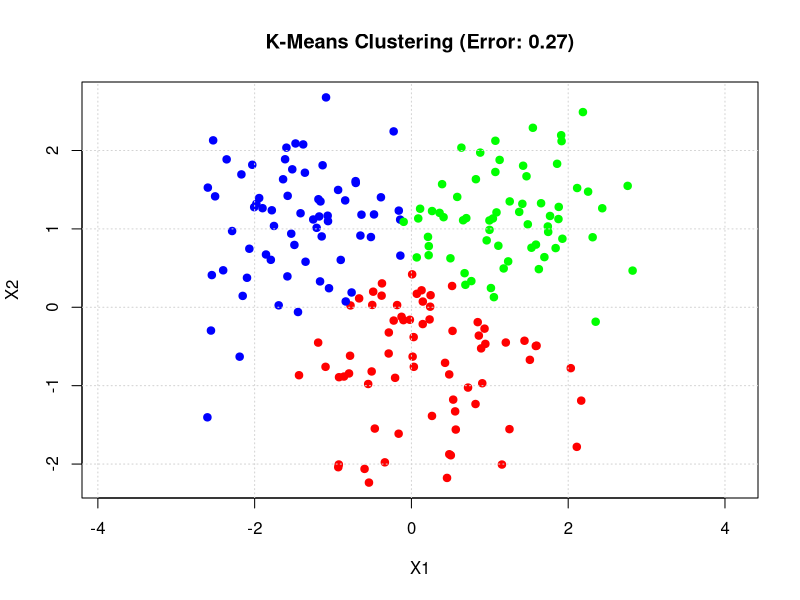
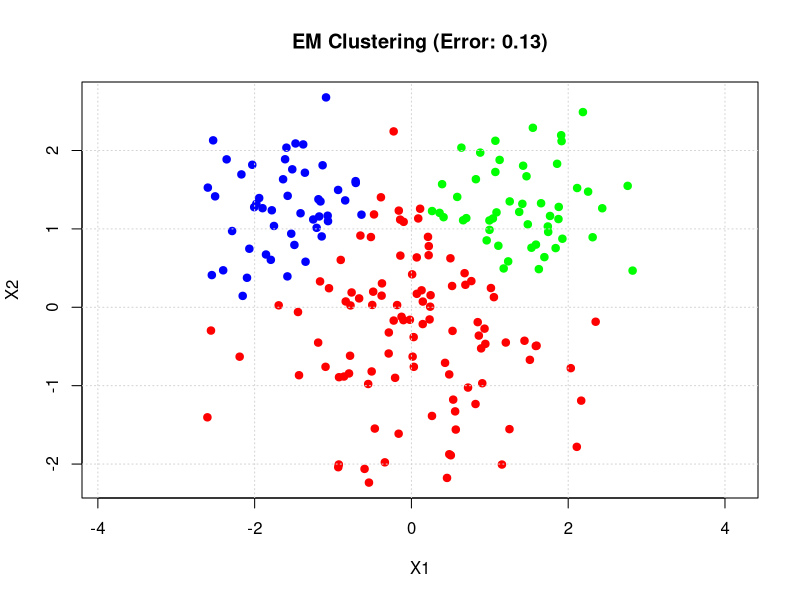

Write the R code that produced these figures, in order.
## ---- chunk 1
knitr::opts_chunk$set(echo = TRUE)
library(combinat)
library(mvtnorm)
## ---- chunk 2
set.seed(8888)
#1. data gen
# Parameters
true_weights <- c(0.6, 0.2, 0.2)
mu <- list(
  c(0, 0),
  c(-1.6, 1.4),
  c(1.6, 1.4)
)
sigma <- list(
  diag(1, 2),
  diag(0.25, 2),
  diag(0.25, 2)
)

n <- 200

# Function to generate data
generate_gmm_data <- function(n, weights, means, sigmas) {
  # Sample cluster assignments based on weights
  z <- sample(1:3, n, replace = TRUE, prob = weights)
  
  X <- matrix(0, nrow = n, ncol = 2)
  for (i in 1:n) {
    k <- z[i]
    X[i, ] <- rmvnorm(1, mean = means[[k]], sigma = sigmas[[k]])
  }
  
  return(list(X = X, labels = z))
}

data <- generate_gmm_data(n, true_weights, mu, sigma)
X <- data$X
true_labels <- data$labels

# Plot Setup
plot_clusters <- function(X, labels, title) {
  colors <- c("red", "blue", "green")
  plot(X, col = colors[labels], pch = 19, main = title, 
       xlab = "X1", ylab = "X2", asp = 1)
  grid()
}
#plot_clusters(X, true_labels, "True Cluster Assignments")
## ---- chunk 3
# Since K-means/EM are unsupervised, Cluster 1 might assume the ID "2".
# We must permute predicted labels to match ground truth to minimize error.
get_best_match_error <- function(true_labs, pred_labs) {
  library(combinat) # For permn, or we hardcode the 6 permutations for 3 clusters
  
  perms <- list(
    c(1, 2, 3), c(1, 3, 2),
    c(2, 1, 3), c(2, 3, 1),
    c(3, 1, 2), c(3, 2, 1)
  )
  
  best_error <- 1.0
  best_mapping <- NULL
  
  for (p in perms) {
    # Map prediction k -> p[k]
    mapped_preds <- p[pred_labs]
    error <- mean(mapped_preds != true_labs)
    
    if (error < best_error) {
      best_error <- error
      best_mapping <- mapped_preds
    }
  }
  
  return(list(error = best_error, mapped_labels = best_mapping))
}
## ---- chunk 4
run_kmeans <- function(X, K = 3, max_iter = 100) {
  n <- nrow(X)
  centroids <- X[sample(1:n, K), ] #sample RANDOMIZES the points.
  assignments <- rep(0, n)
  
  for (iter in 1:max_iter) {
    # Assignment Step
    dists <- matrix(0, n, K)
    for (k in 1:K) {
      # Squared Euclidean distance
      dists[, k] <- rowSums((sweep(X, 2, centroids[k, ])) ^ 2)
    }
    new_assignments <- apply(dists, 1, which.min)
    
    # Check convergence
    if (all(assignments == new_assignments)) break
    assignments <- new_assignments
    
    # Update Step
    for (k in 1:K) {
      if (sum(assignments == k) > 0) {
        centroids[k, ] <- colMeans(X[assignments == k, , drop = FALSE])
      }
    }
  }
  return(list(assignments = assignments, centroids = centroids))
}

km_res <- run_kmeans(X)
km_eval <- get_best_match_error(true_labels, km_res$assignments)
## ---- chunk 5
plot_clusters(X, km_eval$mapped_labels, paste0("K-Means Clustering (Error: ", round(km_eval$error, 3), ")"))
## ---- chunk 6

# Initialize EM parameters using K-means results
init_em <- function(X, km_assignments, K = 3) {
  w <- numeric(K)
  mu <- list()
  sigma <- list()
  
  for (k in 1:K) {
    mask <- (km_assignments == k)
    w[k] <- mean(mask) # Fraction of points in cluster k
    mu[[k]] <- colMeans(X[mask, , drop = FALSE])
    sigma[[k]] <- cov(X[mask, , drop = FALSE])
    
    # Regularize covariance to avoid singularity if cluster is too small
    if (sum(mask) < 2) sigma[[k]] <- diag(1, 2) 
  }
  return(list(w = w, mu = mu, sigma = sigma))
}

run_em <- function(X, init_params, K = 3, max_iter = 100, tol = 1e-6) {
  n <- nrow(X)
  w <- init_params$w
  mu <- init_params$mu
  sigma <- init_params$sigma
  
  log_lik_hist <- c()
  
  for (iter in 1:max_iter) {
    # --- E-Step ---
    # Calculate responsibilities gamma_ik
    gammas <- matrix(0, n, K)
    for (k in 1:K) {
      gammas[, k] <- w[k] * dmvnorm(X, mean = mu[[k]], sigma = sigma[[k]])
    }
    
    # Normalize rows to sum to 1
    row_sums <- rowSums(gammas)
    log_lik <- sum(log(row_sums)) # Track log likelihood
    gammas <- gammas / row_sums
    
    # Check convergence
    if (iter > 1 && abs(log_lik - tail(log_lik_hist, 1)) < tol) break
    log_lik_hist <- c(log_lik_hist, log_lik)
    
    # --- M-Step ---
    N_k <- colSums(gammas) # Effective number of points in each cluster
    
    for (k in 1:K) {
      # Update weights
      w[k] <- N_k[k] / n
      
      # Update means
      # Weighted sum of X
      mu[[k]] <- colSums(gammas[, k] * X) / N_k[k]
      
      # Update covariances
      # Weighted covariance matrix
      # (X - mu_k)
      diff <- sweep(X, 2, mu[[k]])
      # Manually compute weighted outer product sum
      # Sigma_k = sum(gamma_ik * (x_i - mu_k)(x_i - mu_k)^T) / N_k
      sig_sum <- matrix(0, 2, 2)
      for (i in 1:n) {
        sig_sum <- sig_sum + gammas[i, k] * (diff[i, ] %*% t(diff[i, ]))
      }
      sigma[[k]] <- sig_sum / N_k[k]
    }
  }
  
  # Final hard assignments for error calculation
  final_assignments <- apply(gammas, 1, which.max)
  
  return(list(w = w, mu = mu, sigma = sigma, 
              assignments = final_assignments, gammas = gammas))
}
## ---- chunk 7
# Running EM Func above
# Note: Func using the *raw* K-means assignments for initialization, not the mapped ones.
# The algorithm will adapt the parameters to fit the data distribution.
init_params <- init_em(X, km_res$assignments)
em_res <- run_em(X, init_params)

# Evaluate EM Error
em_eval <- get_best_match_error(true_labels, em_res$assignments)
## ---- chunk 8
plot_clusters(X, em_eval$mapped_labels, paste0("EM Clustering (Error: ", round(em_eval$error, 3), ")"))
